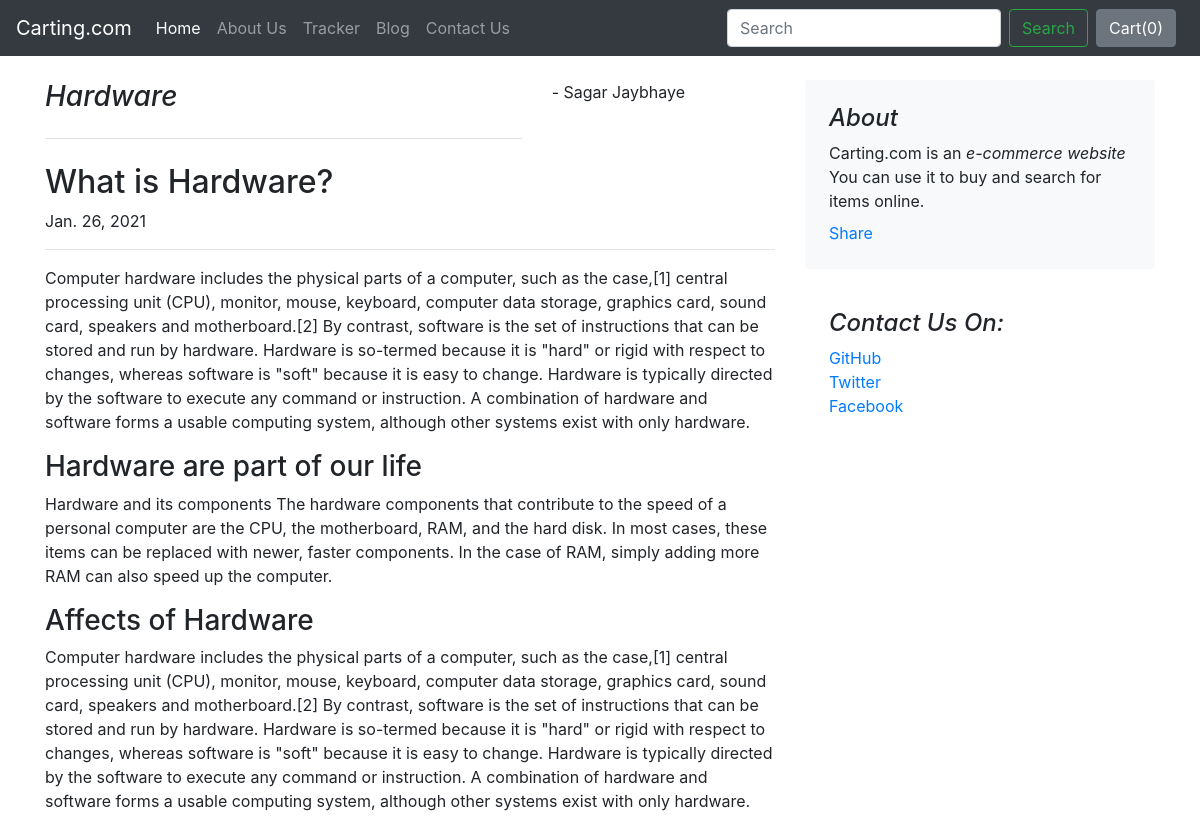
The app's page /blog/blogpost/2 with its own data.
### blog/models.py (models this page shows)
class Blogpost(models.Model):
    post_id = models.AutoField(primary_key= True)
    title = models.CharField(max_length=50)
    pub_name = models.CharField(max_length=50,default="")
    head0 = models.CharField(max_length=500, default="")
    chead0 = models.CharField(max_length=5000, default="")
    head1 = models.CharField(max_length=500, default="")
    chead1 = models.CharField(max_length=5000, default="")
    head2 = models.CharField(max_length=500, default="")
    chead2 = models.CharField(max_length=5000, default="")
    pub_date = models.DateField()
    thumbnail = models.ImageField(upload_to='shop/images',default="")
    def __str__(self):
        return self.title

### blog/views.py (the view)
# urls.py: path("blogpost/<int:id>",views.blogpost,name="blogPost"),
def blogpost(request,id):
    post = Blogpost.objects.filter(post_id = id)[0]
    print(post)
    return render(request,'blog/blogpost.html',{'post':post})

### blog/templates/blog/blogpost.html (shortened to what this page needs)
{% extends 'blog/basic.html' %}
{% block body %}
<div class="container mt-4">
    <div class="row">
        <div class="col-md-8 blog-main">
            <div class="row">
                <div class="col-md-8">
                    <h3 class="pb-4 mb-4 font-italic border-bottom">
                        {{post.title}}
                    </h3>
                </div>
                <div class="col-md-4">
                    <p>- {{post.pub_name}} </p>
                </div>
            </div>
            <div class="blog-post">
                <h2 class="blog-post-title">{{post.head0}}</h2>
                <p class="blog-post-meta">{{post.pub_date}} <a href="#"></a></p>
                <hr>
                <p>{{post.chead0}} </p>
                <h3>{{post.head1}}</h3>
                <p>{{post.chead1}} </p>
                <h3>{{post.head2}}</h3>
                <p>{{post.chead2}} </p>
            </div>
        </div>
        <aside class="col-md-4 blog-sidebar">
            <div class="p-4 mb-3 bg-light rounded">
                <h4 class="font-italic">About</h4>
                <p class="mb-0">Carting.com is an <em>e-commerce website </em> You can use it to buy and search for items online.</p>
                <div class="fb-share-button mt-2" data-href="http://127.0.0.1:8000/blog/blogpost/{{post.post_id}}" data-layout="button_count" data-size="large"><a target="_blank" href="https://www.facebook.com/sharer/sharer.php?u=http%3A%2F%2F127.0.0.1%3A8000%2Fblog%2Fblogpost%2F3&amp;src=sdkpreparse" class="fb-xfbml-parse-ignore">Share</a></div>
            </div>
            <div class="p-4">
                <h4 class="font-italic">Contact Us On:</h4>
                <ol class="list-unstyled">
                <li><a href="#">GitHub</a></li>
                <li><a href="#">Twitter</a></li>
                <li><a href="#">Facebook</a></li>
                </ol>
            </div>
        </aside>
    </div>
</div>
{% endblock %}

### records on screen
Blogpost: title "Hardware", pub_name "Sagar Jaybhaye", head0 "What is Hardware?", pub_date "Jan. 26, 2021", chead0 "Computer hardware includes the physical parts of a computer, such as the case,[1] central processing unit (CPU), monitor, mouse, keyboard, computer data storage, graphics card, sound card, speakers and motherboard.[2] By contrast, software is the set of instructions that can be stored and run by hardware. Hardware is so-termed because it is \"hard\" or rigid with respect to changes, whereas software is \"soft\" because it is easy to change. Hardware is typically directed by the software to execute any command or instruction. A combination of hardware and software forms a usable computing system, although other systems exist with only hardware.", head1 "Hardware are part of our life", chead1 "Hardware and its components The hardware components that contribute to the speed of a personal computer are the CPU, the motherboard, RAM, and the hard disk. In most cases, these items can be replaced with newer, faster components. In the case of RAM, simply adding more RAM can also speed up the computer.", head2 "Affects of Hardware", chead2 "Computer hardware includes the physical parts of a computer, such as the case,[1] central processing unit (CPU), monitor, mouse, keyboard, computer data storage, graphics card, sound card, speakers and motherboard.[2] By contrast, software is the set of instructions that can be stored and run by hardware. Hardware is so-termed because it is \"hard\" or rigid with respect to changes, whereas software is \"soft\" because it is easy to change. Hardware is typically directed by the software to execute any command or instruction. A combination of hardware and software forms a usable computing system, although other systems exist with only hardware."
